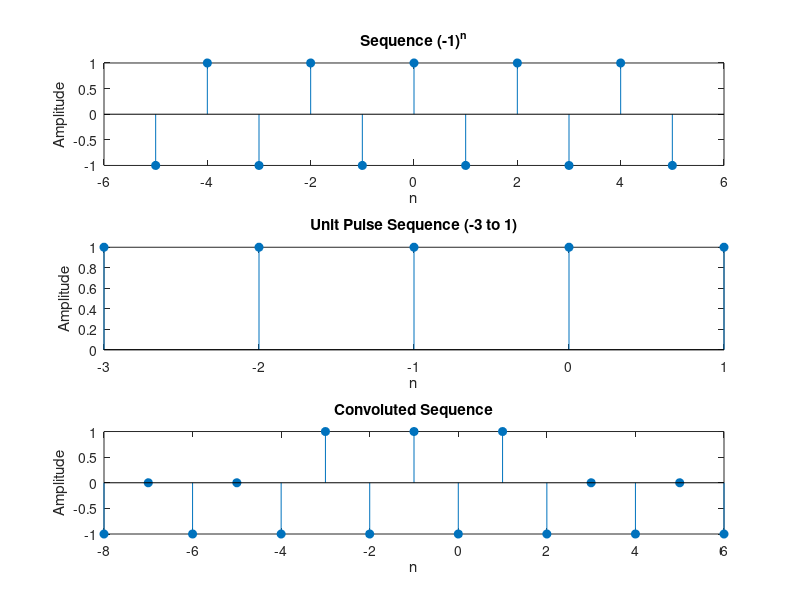

Write the MATLAB code that produced this figure.
x = -5:5;
x_n = (-1).^x ;
h = -3:1;
h_n = ones(1,length(h));
y_n = conv(x_n,h_n);
y = x(1)+ h(1) + (0:length(y_n)-1);
figure;
subplot(3,1,1);
stem(x,x_n,'filled');
title('Sequence (-1)^n');
xlabel('n');
ylabel('Amplitude');
subplot(3,1,2);
stem(h,h_n,'filled');
title('Unit Pulse Sequence (-3 to 1)');
xlabel('n');
ylabel('Amplitude');
subplot(3,1,3);
stem(y,y_n,'filled');
title('Convoluted Sequence');
xlabel('n');
ylabel('Amplitude');
